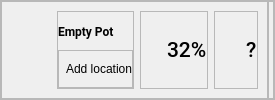
                 <widget class="QFrame" name="frame_11">
                  <property name="frameShape">
                   <enum>QFrame::StyledPanel</enum>
                  </property>
                  <property name="frameShadow">
                   <enum>QFrame::Raised</enum>
                  </property>
                  <layout class="QHBoxLayout" name="horizontalLayout_14">
                   <property name="spacing">
                    <number>0</number>
                   </property>
                   <property name="leftMargin">
                    <number>0</number>
                   </property>
                   <property name="topMargin">
                    <number>0</number>
                   </property>
                   <property name="rightMargin">
                    <number>0</number>
                   </property>
                   <property name="bottomMargin">
                    <number>0</number>
                   </property>
                   <item>
                    <widget class="QFrame" name="frame_21">
                     <property name="frameShape">
                      <enum>QFrame::StyledPanel</enum>
                     </property>
                     <property name="frameShadow">
                      <enum>QFrame::Raised</enum>
                     </property>
                     <layout class="QHBoxLayout" name="horizontalLayout_24">
                      <item>
                       <widget class="QLabel" name="label_42">
                        <property name="minimumSize">
                         <size>
                          <width>40</width>
                          <height>40</height>
                         </size>
                        </property>
                        <property name="maximumSize">
                         <size>
                          <width>40</width>
                          <height>40</height>
                         </size>
                        </property>
                        <property name="text">
                         <string/>
                        </property>
                        <property name="pixmap">
                         <pixmap resource="resources.qrc">:/images/assets/images/001-plant.png</pixmap>
                        </property>
                        <property name="scaledContents">
                         <bool>true</bool>
                        </property>
                       </widget>
                      </item>
                      <item>
                       <widget class="QFrame" name="frame_22">
                        <property name="frameShape">
                         <enum>QFrame::StyledPanel</enum>
                        </property>
                        <property name="frameShadow">
                         <enum>QFrame::Raised</enum>
                        </property>
                        <layout class="QVBoxLayout" name="verticalLayout_13">
                         <property name="spacing">
                          <number>0</number>
                         </property>
                         <property name="leftMargin">
                          <number>0</number>
                         </property>
                         <property name="topMargin">
                          <number>0</number>
                         </property>
                         <property name="rightMargin">
                          <number>0</number>
                         </property>
                         <property name="bottomMargin">
                          <number>0</number>
                         </property>
                         <item>
                          <widget class="QLabel" name="label_43">
                           <property name="font">
                            <font>
                             <family>Roboto</family>
                             <weight>75</weight>
                             <bold>true</bold>
                            </font>
                           </property>
                           <property name="text">
                            <string>Empty Pot</string>
                           </property>
                          </widget>
                         </item>
                         <item>
                          <widget class="QFrame" name="frame_23">
                           <property name="frameShape">
                            <enum>QFrame::StyledPanel</enum>
                           </property>
                           <property name="frameShadow">
                            <enum>QFrame::Raised</enum>
                           </property>
                           <layout class="QHBoxLayout" name="horizontalLayout_25">
                            <property name="spacing">
                             <number>0</number>
                            </property>
                            <property name="leftMargin">
                             <number>0</number>
                            </property>
                            <property name="topMargin">
                             <number>0</number>
                            </property>
                            <property name="rightMargin">
                             <number>0</number>
                            </property>
                            <property name="bottomMargin">
                             <number>0</number>
                            </property>
                            <item>
                             <widget class="QLabel" name="label_54">
                              <property name="maximumSize">
                               <size>
                                <width>20</width>
                                <height>20</height>
                               </size>
                              </property>
                              <property name="text">
                               <string/>
                              </property>
                              <property name="pixmap">
                               <pixmap resource="resources.qrc">:/images/assets/images/map_point.png</pixmap>
                              </property>
                              <property name="scaledContents">
                               <bool>true</bool>
                              </property>
                             </widget>
                            </item>
                            <item alignment="Qt::AlignLeft">
                             <widget class="QLabel" name="label_55">
                              <property name="text">
                               <string>Add location</string>
                              </property>
                              <property name="scaledContents">
                               <bool>true</bool>
                              </property>
                             </widget>
                            </item>
                           </layout>
                          </widget>
                         </item>
                        </layout>
                       </widget>
                      </item>
                      <item>
                       <widget class="QFrame" name="frame_32">
                        <property name="frameShape">
                         <enum>QFrame::StyledPanel</enum>
                        </property>
                        <property name="frameShadow">
                         <enum>QFrame::Raised</enum>
                        </property>
                        <layout class="QHBoxLayout" name="horizontalLayout_29">
                         <property name="spacing">
                          <number>6</number>
                         </property>
                         <property name="leftMargin">
                          <number>0</number>
                         </property>
                         <property name="topMargin">
                          <number>0</number>
                         </property>
                         <property name="rightMargin">
                          <number>0</number>
                         </property>
                         <property name="bottomMargin">
                          <number>0</number>
                         </property>
                         <item>
                          <widget class="QLabel" name="label_44">
                           <property name="sizePolicy">
                            <sizepolicy hsizetype="Preferred" vsizetype="Preferred">
                             <horstretch>0</horstretch>
                             <verstretch>0</verstretch>
                            </sizepolicy>
                           </property>
                           <property name="minimumSize">
                            <size>
                             <width>20</width>
                             <height>35</height>
                            </size>
                           </property>
                           <property name="maximumSize">
                            <size>
                             <width>20</width>
                             <height>35</height>
                            </size>
                           </property>
                           <property name="text">
                            <string/>
                           </property>
                           <property name="pixmap">
                            <pixmap resource="resources.qrc">:/figma/assets/icons/figma/charging 2 (Traced).svg</pixmap>
                           </property>
                           <property name="scaledContents">
                            <bool>true</bool>
                           </property>
                          </widget>
                         </item>
                         <item>
                          <widget class="QLabel" name="label_33">
                           <property name="font">
                            <font>
                             <family>Roboto Medium</family>
                             <pointsize>16</pointsize>
                            </font>
                           </property>
                           <property name="text">
                            <string>32%</string>
                           </property>
                          </widget>
                         </item>
                        </layout>
                       </widget>
                      </item>
                      <item>
                       <widget class="QFrame" name="frame_33">
                        <property name="frameShape">
                         <enum>QFrame::StyledPanel</enum>
                        </property>
                        <property name="frameShadow">
                         <enum>QFrame::Raised</enum>
                        </property>
                        <layout class="QHBoxLayout" name="horizontalLayout_30">
                         <property name="spacing">
                          <number>6</number>
                         </property>
                         <property name="leftMargin">
                          <number>0</number>
                         </property>
                         <property name="topMargin">
                          <number>0</number>
                         </property>
                         <property name="rightMargin">
                          <number>0</number>
                         </property>
                         <property name="bottomMargin">
                          <number>0</number>
                         </property>
                         <item>
                          <widget class="QLabel" name="label_45">
                           <property name="minimumSize">
                            <size>
                             <width>25</width>
                             <height>32</height>
                            </size>
                           </property>
                           <property name="maximumSize">
                            <size>
                             <width>25</width>
                             <height>32</height>
                            </size>
                           </property>
                           <property name="text">
                            <string/>
                           </property>
                           <property name="pixmap">
                            <pixmap resource="resources.qrc">:/figma/assets/icons/figma/drop 2 (Traced).svg</pixmap>
                           </property>
                           <property name="scaledContents">
                            <bool>true</bool>
                           </property>
                          </widget>
                         </item>
                         <item>
                          <widget class="QLabel" name="label_46">
                           <property name="font">
                            <font>
                             <family>Roboto Medium</family>
                             <pointsize>16</pointsize>
                            </font>
                           </property>
                           <property name="text">
                            <string>?</string>
                           </property>
                          </widget>
                         </item>
                        </layout>
                       </widget>
                      </item>
                     </layout>
                    </widget>
                   </item>
                   <item>
                    <widget class="QFrame" name="frame_31">
                     <property name="minimumSize">
                      <size>
                       <width>6</width>
                       <height>0</height>
                      </size>
                     </property>
                     <property name="maximumSize">
                      <size>
                       <width>6</width>
                       <height>16777215</height>
                      </size>
                     </property>
                     <property name="frameShape">
                      <enum>QFrame::StyledPanel</enum>
                     </property>
                     <property name="frameShadow">
                      <enum>QFrame::Raised</enum>
                     </property>
                    </widget>
                   </item>
                  </layout>
                 </widget>
